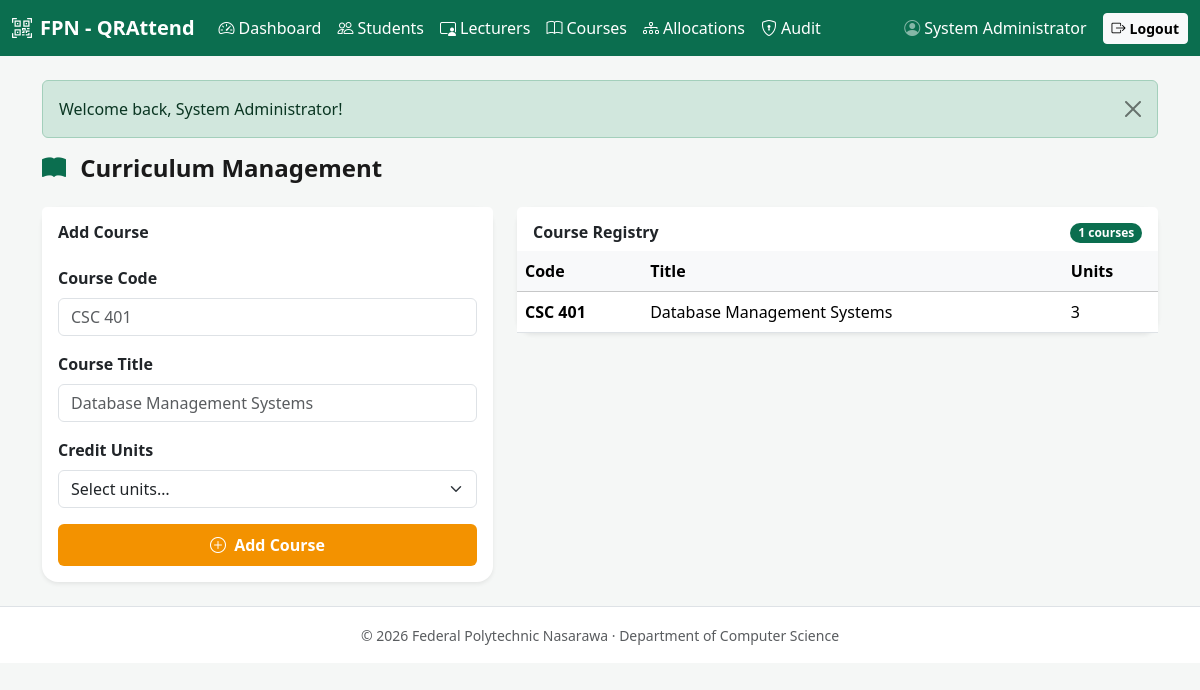
Screenshot of /portals/admin/courses.php (signed in) with the database file from the repository.
### tables this page shows
CREATE TABLE `courses` (
  `id`            INT UNSIGNED NOT NULL AUTO_INCREMENT,
  `course_code`   VARCHAR(20)  NOT NULL,
  `course_title`  VARCHAR(160) NOT NULL,
  `credit_units`  INT UNSIGNED NOT NULL DEFAULT 0,
  PRIMARY KEY (`id`),
  UNIQUE KEY `uq_courses_course_code` (`course_code`)
);

### public/portals/admin/courses.php (the view, shortened to what this page needs)
<?php
require_once __DIR__ . '/../../../app/includes/functions.php';
require_once __DIR__ . '/../../../app/layouts/header.php';
require_once __DIR__ . '/../../../app/layouts/navbar.php';
$courses = [];
try {
    $db = get_db();
    $stmt = $db->prepare('SELECT * FROM courses ORDER BY course_code ASC');
    $stmt->execute();
    $courses = $stmt->fetchAll(PDO::FETCH_ASSOC);
} catch (RuntimeException $e) {
    set_flash_message('danger', $e->getMessage());
} catch (PDOException $e) {
    error_log('[QRAttend] course query error: ' . $e->getMessage());
}
?>
<main class="container py-4">
    <?= display_flash_message() ?>
    <h1 class="h4 fw-bold mb-4">
        <i class="bi bi-book-fill me-2" style="color:var(--brand-primary);"></i>
        Curriculum Management
    </h1>
    <div class="row g-4">
        <div class="col-12 col-lg-5">
            <div class="card border-0 shadow-sm rounded-4">
                <div class="card-header bg-white border-0 pt-3">
                    <h2 class="h6 fw-bold mb-0">Add Course</h2>
                </div>
                <div class="card-body">
                    <form action="../../handlers/admin_gateway.php" method="POST">
                        <div class="mb-3">
                            <label for="course_code" class="form-label fw-semibold">Course Code</label>
                            <input type="text" class="form-control" id="course_code" name="course_code"
                                   placeholder="CSC 401" required>
                        </div>
                        <div class="mb-3">
                            <label for="course_title" class="form-label fw-semibold">Course Title</label>
                            <input type="text" class="form-control" id="course_title" name="course_title"
                                   placeholder="Database Management Systems" required>
                        </div>
                        <div class="mb-3">
                            <label for="credit_units" class="form-label fw-semibold">Credit Units</label>
                            <select class="form-select" id="credit_units" name="credit_units" required>
                                <option value="" selected disabled>Select units…</option>
                            </select>
                        </div>
                        <button type="submit"
                                class="btn w-100 py-2 fw-bold text-white"
                                style="background-color:var(--brand-secondary);">
                            <i class="bi bi-plus-circle me-1"></i> Add Course
                        </button>
                    </form>
                </div>
            </div>
        </div>
        <div class="col-12 col-lg-7">
            <div class="card border-0 shadow-sm rounded-4">
                <div class="card-header bg-white border-0 d-flex justify-content-between align-items-center pt-3">
                    <h2 class="h6 fw-bold mb-0">Course Registry</h2>
                    <span class="badge rounded-pill" style="background-color:var(--brand-primary);">
                        <?= count($courses) ?> courses
                    </span>
                </div>
                <div class="card-body p-0">
                    <div class="table-responsive">
                        <table class="table table-hover align-middle mb-0">
                            <thead class="table-light">
                                <tr>
                                    <th>Code</th>
                                    <th>Title</th>
                                    <th>Units</th>
                                </tr>
                            </thead>
                            <tbody>
                                <?php if (empty($courses)): ?>
                                    <tr>
                                        <td colspan="3" class="text-center text-muted py-4">
                                            No courses added yet.
                                        </td>
                                    </tr>
                                <?php else: ?>
                                    <?php foreach ($courses as $course): ?>
                                        <tr>
                                            <td class="fw-semibold"><?= sanitize_input($course['course_code']) ?></td>
                                            <td><?= sanitize_input($course['course_title']) ?></td>
                                            <td><?= (int) $course['credit_units'] ?></td>
                                        </tr>
                                    <?php endforeach; ?>
                                <?php endif; ?>
                            </tbody>
                        </table>
                    </div>
                </div>
            </div>
        </div>
    </div>
</main>
<?php
require_once __DIR__ . '/../../../app/layouts/footer.php';

### public/assets/css/style.css (style rules this page uses)
body { background-color: var(--brand-surface); color: var(--brand-text); -webkit-font-smoothing: antialiased; }
.card.rounded-4 { border-radius: 1rem !important; }

### rows the page displays
courses: course_code "CSC 401", course_title "Database Management Systems", credit_units "3"

### other values shown
sanitize_input(INSTITUTION_SHORT) "FPN"
sanitize_input($userName ?? '') "System Administrator"
$text "Welcome back, System Administrator!"
count($courses) "1"
sanitize_input(INSTITUTION_NAME) "Federal Polytechnic Nasarawa"
sanitize_input(INSTITUTION_DEPT) "Department of Computer Science"
